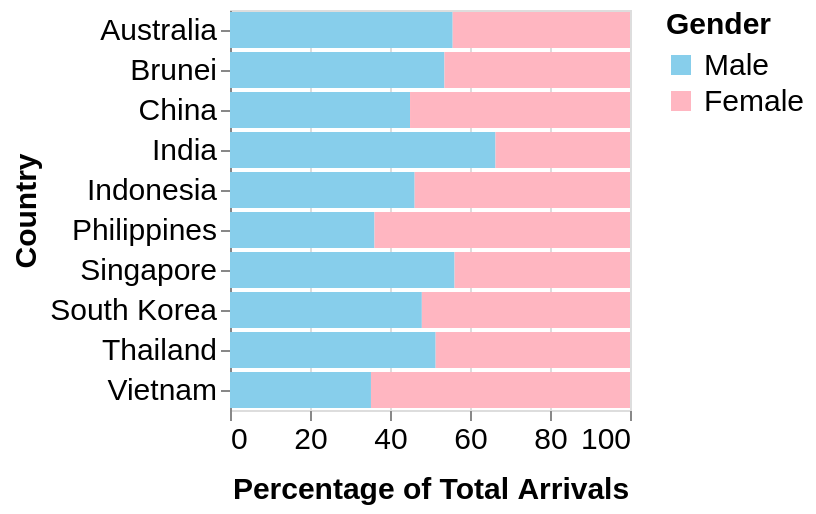

Source (Vega-Lite JSON):
### Vega-Lite specification from a JSON file in a GitHub repository (floating-point values rounded to 4 significant figures)
{"$schema": "https://vega.github.io/schema/vega-lite/v5.json", "data": {"values": [{"country": "Singapore", "gender": "Male", "percentage": 56.14}, {"country": "Singapore", "gender": "Female", "percentage": 43.86}, {"country": "Brunei", "gender": "Male", "percentage": 53.61}, {"country": "Brunei", "gender": "Female", "percentage": 46.39}, {"country": "Australia", "gender": "Male", "percentage": 55.67}, {"country": "Australia", "gender": "Female", "percentage": 44.33}, {"country": "China", "gender": "Male", "percentage": 45.01}, {"country": "China", "gender": "Female", "percentage": 54.99}, {"country": "India", "gender": "Male", "percentage": 66.37}, {"country": "India", "gender": "Female", "percentage": 33.63}, {"country": "Indonesia", "gender": "Male", "percentage": 46.16}, {"country": "Indonesia", "gender": "Female", "percentage": 53.84}, {"country": "Philippines", "gender": "Male", "percentage": 36.12}, {"country": "Philippines", "gender": "Female", "percentage": 63.88}, {"country": "South Korea", "gender": "Male", "percentage": 47.96}, {"country": "South Korea", "gender": "Female", "percentage": 52.04}, {"country": "Thailand", "gender": "Male", "percentage": 51.41}, {"country": "Thailand", "gender": "Female", "percentage": 48.59}, {"country": "Vietnam", "gender": "Male", "percentage": 35.24}, {"country": "Vietnam", "gender": "Female", "percentage": 64.76}]}, "selection": {"GenderSelection": {"type": "single", "fields": ["gender"], "bind": {"input": "select", "options": [null, "Male", "Female"], "labels": ["Both", "Male", "Female"], "name": "Select Gender"}, "empty": "all"}}, "transform": [{"filter": {"or": [{"field": "gender", "equal": {"selection": "GenderSelection"}}, {"selection": "GenderSelection", "empty": "all"}]}}], "mark": "bar", "encoding": {"x": {"field": "percentage", "type": "quantitative", "axis": {"title": "Percentage of Total Arrivals", "titlePadding": 10, "titleFontSize": 15, "labelFontSize": 15, "format": ".0f", "grid": true, "labelAngle": 0, "tickCount": 6, "domain": false}, "scale": {"domain": [0, 100]}}, "y": {"field": "country", "type": "nominal", "axis": {"title": "Country", "labelAngle": 0, "titleFontSize": 15, "labelFontSize": 15}}, "color": {"field": "gender", "type": "nominal", "scale": {"domain": ["Male", "Female"], "range": ["#87CEEB", "#FFB6C1"]}, "legend": {"title": "Gender", "orient": "right", "titleFontSize": 15, "labelFontSize": 15, "labelPadding": 10}}, "tooltip": [{"field": "country", "type": "nominal", "title": "Country"}, {"field": "gender", "type": "nominal", "title": "Gender"}, {"field": "percentage", "type": "quantitative", "title": "Percentage of Arrivals", "format": ".1f"}]}, "width": 200, "height": 200}
